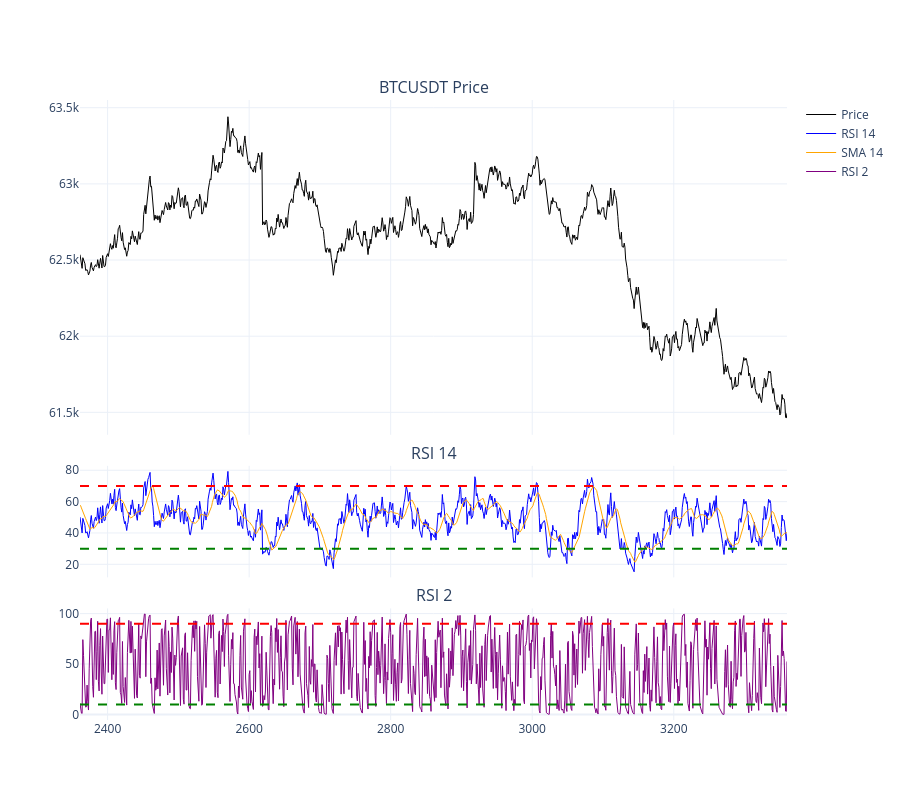

Notebook cell for this chart:
### Markdown cell above
# Looking at Tick Chart

### Code cell
import plotly.graph_objects as go
from plotly.subplots import make_subplots

# Ensure your data is the last 1000 ticks
df_plot = df_features.tail(1000)

# Create Subplots: Price (top), RSI 14 (mid), RSI 2 (bottom)
fig = make_subplots(rows=3, cols=1, shared_xaxes=True, 
                    vertical_spacing=0.05, 
                    subplot_titles=('BTCUSDT Price', 'RSI 14', 'RSI 2'),
                    row_width=[0.2, 0.2, 0.6])

# --- Price Plot ---
fig.add_trace(go.Scatter(x=df_plot.index, y=df_plot['close'], name='Price', line=dict(color='black', width=1)), row=1, col=1)

# --- RSI 14 Plot ---
fig.add_trace(go.Scatter(x=df_plot.index, y=df_plot['rsi_14'], name='RSI 14', line=dict(color='blue', width=1)), row=2, col=1)
fig.add_trace(go.Scatter(x=df_plot.index, y=df_plot['sma_14'], name='SMA 14', line=dict(color='orange', width=1)), row=2, col=1)

# --- RSI 2 Plot ---
fig.add_trace(go.Scatter(x=df_plot.index, y=df_plot['rsi_2'], name='RSI 2', line=dict(color='purple', width=1)), row=3, col=1)

# Add Threshold lines
fig.add_hline(y=70, line_dash="dash", line_color="red", row=2, col=1)
fig.add_hline(y=30, line_dash="dash", line_color="green", row=2, col=1)
fig.add_hline(y=90, line_dash="dash", line_color="red", row=3, col=1)
fig.add_hline(y=10, line_dash="dash", line_color="green", row=3, col=1)

# Update layout for "Trading View" feel
fig.update_layout(
    height=800,
    template="plotly_white",
    hovermode="x unified", # Shows all values on hover
    xaxis_rangeslider_visible=False # Set to True if you want a slider at the bottom
)

fig.show()

### Figure 1 — Plotly figure (JSON) as saved in the notebook; plotly's stock layout.template omitted (floating-point values rounded to 4 significant figures; data arrays with more than 128 entries replaced by an {"elided": "..."} marker saying what was removed)
{"data": [{"line": {"color": "black", "width": 1}, "name": "Price", "type": "scatter", "x": {"elided": "1000 int values"}, "xaxis": "x", "y": {"elided": "1000 float values"}, "yaxis": "y"}, {"line": {"color": "blue", "width": 1}, "name": "RSI 14", "type": "scatter", "x": {"elided": "1000 int values"}, "xaxis": "x2", "y": {"elided": "1000 float values"}, "yaxis": "y2"}, {"line": {"color": "orange", "width": 1}, "name": "SMA 14", "type": "scatter", "x": {"elided": "1000 int values"}, "xaxis": "x2", "y": {"elided": "1000 float values"}, "yaxis": "y2"}, {"line": {"color": "purple", "width": 1}, "name": "RSI 2", "type": "scatter", "x": {"elided": "1000 int values"}, "xaxis": "x3", "y": {"elided": "1000 float values"}, "yaxis": "y3"}], "layout": {"annotations": [{"font": {"size": 16}, "showarrow": false, "text": "BTCUSDT Price", "x": 0.5, "xanchor": "center", "xref": "paper", "y": 1, "yanchor": "bottom", "yref": "paper"}, {"font": {"size": 16}, "showarrow": false, "text": "RSI 14", "x": 0.5, "xanchor": "center", "xref": "paper", "y": 0.41, "yanchor": "bottom", "yref": "paper"}, {"font": {"size": 16}, "showarrow": false, "text": "RSI 2", "x": 0.5, "xanchor": "center", "xref": "paper", "y": 0.18, "yanchor": "bottom", "yref": "paper"}], "height": 800, "hovermode": "x unified", "shapes": [{"line": {"color": "red", "dash": "dash"}, "type": "line", "x0": 0, "x1": 1, "xref": "x2 domain", "y0": 70, "y1": 70, "yref": "y2"}, {"line": {"color": "green", "dash": "dash"}, "type": "line", "x0": 0, "x1": 1, "xref": "x2 domain", "y0": 30, "y1": 30, "yref": "y2"}, {"line": {"color": "red", "dash": "dash"}, "type": "line", "x0": 0, "x1": 1, "xref": "x3 domain", "y0": 90, "y1": 90, "yref": "y3"}, {"line": {"color": "green", "dash": "dash"}, "type": "line", "x0": 0, "x1": 1, "xref": "x3 domain", "y0": 10, "y1": 10, "yref": "y3"}], "xaxis": {"anchor": "y", "domain": [0, 1], "matches": "x3", "rangeslider": {"visible": false}, "showticklabels": false}, "xaxis2": {"anchor": "y2", "domain": [0, 1], "matches": "x3", "showticklabels": false}, "xaxis3": {"anchor": "y3", "domain": [0, 1]}, "yaxis": {"anchor": "x", "domain": [0.46, 1]}, "yaxis2": {"anchor": "x2", "domain": [0.23, 0.41]}, "yaxis3": {"anchor": "x3", "domain": [0, 0.18]}}}
